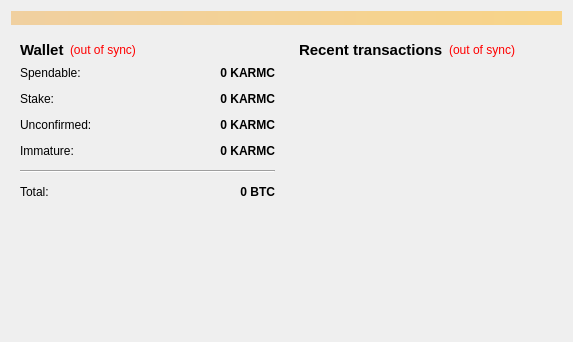
<?xml version="1.0" encoding="UTF-8"?>
<ui version="4.0">
 <class>OverviewPage</class>
 <widget class="QWidget" name="OverviewPage">
  <property name="geometry">
   <rect>
    <x>0</x>
    <y>0</y>
    <width>573</width>
    <height>342</height>
   </rect>
  </property>
  <property name="windowTitle">
   <string>Form</string>
  </property>
  <layout class="QVBoxLayout" name="topLayout">
   <item>
    <widget class="QLabel" name="labelAlerts">
     <property name="visible">
      <bool>false</bool>
     </property>
     <property name="styleSheet">
      <string notr="true">background-color: qlineargradient(x1: 0, y1: 0, x2: 1, y2: 0, stop:0 #F0D0A0, stop:1 #F8D488);  color:#000000
</string>
     </property>
     <property name="wordWrap">
      <bool>true</bool>
     </property>
     <property name="margin">
      <number>3</number>
     </property>
    </widget>
   </item>
   <item>
    <layout class="QHBoxLayout" name="horizontalLayout" stretch="1,1">
     <item>
      <layout class="QVBoxLayout" name="verticalLayout_2">
       <item>
        <widget class="QWidget" name="widget" native="true">
         <layout class="QVBoxLayout" name="verticalLayout_4">
          <item>
           <layout class="QHBoxLayout" name="horizontalLayout_4">
            <item>
             <widget class="QLabel" name="label_5">
              <property name="font">
               <font>
                <pointsize>11</pointsize>
                <weight>75</weight>
                <bold>true</bold>
               </font>
              </property>
              <property name="text">
               <string>Wallet</string>
              </property>
             </widget>
            </item>
            <item>
             <widget class="QLabel" name="labelWalletStatus">
              <property name="toolTip">
               <string>The displayed information may be out of date. Your wallet automatically synchronizes with the KarmaClassic network after a connection is established, but this process has not completed yet.</string>
              </property>
              <property name="styleSheet">
               <string notr="true">QLabel { color: red; }</string>
              </property>
              <property name="text">
               <string notr="true">(out of sync)</string>
              </property>
              <property name="alignment">
               <set>Qt::AlignLeading|Qt::AlignLeft|Qt::AlignVCenter</set>
              </property>
             </widget>
            </item>
            <item>
             <spacer name="horizontalSpacer_2">
              <property name="orientation">
               <enum>Qt::Horizontal</enum>
              </property>
              <property name="sizeHint" stdset="0">
               <size>
                <width>40</width>
                <height>20</height>
               </size>
              </property>
             </spacer>
            </item>
           </layout>
          </item>
          <item>
           <layout class="QFormLayout" name="formLayout_2">
            <property name="fieldGrowthPolicy">
             <enum>QFormLayout::AllNonFixedFieldsGrow</enum>
            </property>
            <property name="horizontalSpacing">
             <number>12</number>
            </property>
            <property name="verticalSpacing">
             <number>12</number>
            </property>
            <item row="0" column="0">
             <widget class="QLabel" name="label">
              <property name="text">
               <string>Spendable:</string>
              </property>
             </widget>
            </item>
            <item row="0" column="1">
             <widget class="QLabel" name="labelBalance">
              <property name="font">
               <font>
                <weight>75</weight>
                <bold>true</bold>
               </font>
              </property>
              <property name="cursor">
               <cursorShape>IBeamCursor</cursorShape>
              </property>
              <property name="toolTip">
               <string>Your current spendable balance</string>
              </property>
              <property name="text">
               <string notr="true">0 KARMC</string>
              </property>
              <property name="alignment">
               <set>Qt::AlignRight|Qt::AlignTrailing|Qt::AlignVCenter</set>
              </property>
              <property name="textInteractionFlags">
               <set>Qt::LinksAccessibleByMouse|Qt::TextSelectableByKeyboard|Qt::TextSelectableByMouse</set>
              </property>
             </widget>
            </item>
            <item row="1" column="0">
             <widget class="QLabel" name="label_6">
              <property name="text">
               <string>Stake:</string>
              </property>
             </widget>
            </item>
            <item row="1" column="1">
             <widget class="QLabel" name="labelStake">
              <property name="font">
               <font>
                <weight>75</weight>
                <bold>true</bold>
               </font>
              </property>
              <property name="cursor">
               <cursorShape>IBeamCursor</cursorShape>
              </property>
              <property name="toolTip">
               <string>Total of coins that was staked, and do not yet count toward the current balance</string>
              </property>
              <property name="text">
               <string notr="true">0 KARMC</string>
              </property>
              <property name="alignment">
               <set>Qt::AlignRight|Qt::AlignTrailing|Qt::AlignVCenter</set>
              </property>
              <property name="textInteractionFlags">
               <set>Qt::LinksAccessibleByMouse|Qt::TextSelectableByKeyboard|Qt::TextSelectableByMouse</set>
              </property>
             </widget>
            </item>
            <item row="2" column="0">
             <widget class="QLabel" name="label_3">
              <property name="text">
               <string>Unconfirmed:</string>
              </property>
             </widget>
            </item>
            <item row="2" column="1">
             <widget class="QLabel" name="labelUnconfirmed">
              <property name="font">
               <font>
                <weight>75</weight>
                <bold>true</bold>
               </font>
              </property>
              <property name="cursor">
               <cursorShape>IBeamCursor</cursorShape>
              </property>
              <property name="toolTip">
               <string>Total of transactions that have yet to be confirmed, and do not yet count toward the current balance</string>
              </property>
              <property name="text">
               <string notr="true">0 KARMC</string>
              </property>
              <property name="alignment">
               <set>Qt::AlignRight|Qt::AlignTrailing|Qt::AlignVCenter</set>
              </property>
              <property name="textInteractionFlags">
               <set>Qt::LinksAccessibleByMouse|Qt::TextSelectableByKeyboard|Qt::TextSelectableByMouse</set>
              </property>
             </widget>
            </item>
            <item row="3" column="0">
             <widget class="QLabel" name="labelImmatureText">
              <property name="text">
               <string>Immature:</string>
              </property>
             </widget>
            </item>
            <item row="3" column="1">
             <widget class="QLabel" name="labelImmature">
              <property name="font">
               <font>
                <weight>75</weight>
                <bold>true</bold>
               </font>
              </property>
              <property name="toolTip">
               <string>Mined balance that has not yet matured</string>
              </property>
              <property name="text">
               <string notr="true">0 KARMC</string>
              </property>
              <property name="alignment">
               <set>Qt::AlignRight|Qt::AlignTrailing|Qt::AlignVCenter</set>
              </property>
              <property name="textInteractionFlags">
               <set>Qt::LinksAccessibleByMouse|Qt::TextSelectableByKeyboard|Qt::TextSelectableByMouse</set>
              </property>
             </widget>
            </item>
            <item row="4" column="0" colspan="2">
             <widget class="Line" name="line">
              <property name="orientation">
               <enum>Qt::Horizontal</enum>
              </property>
             </widget>
            </item>
            <item row="5" column="0">
             <widget class="QLabel" name="labelTotalText">
              <property name="text">
               <string>Total:</string>
              </property>
             </widget>
            </item>
            <item row="5" column="1">
             <widget class="QLabel" name="labelTotal">
              <property name="font">
               <font>
                <weight>75</weight>
                <bold>true</bold>
               </font>
              </property>
              <property name="cursor">
               <cursorShape>IBeamCursor</cursorShape>
              </property>
              <property name="toolTip">
               <string>Your current total balance</string>
              </property>
              <property name="text">
               <string notr="true">0 BTC</string>
              </property>
              <property name="alignment">
               <set>Qt::AlignRight|Qt::AlignTrailing|Qt::AlignVCenter</set>
              </property>
              <property name="textInteractionFlags">
               <set>Qt::LinksAccessibleByMouse|Qt::TextSelectableByKeyboard|Qt::TextSelectableByMouse</set>
              </property>
             </widget>
            </item>
           </layout>
          </item>
         </layout>
        </widget>
       </item>
       <item>
        <spacer name="verticalSpacer">
         <property name="orientation">
          <enum>Qt::Vertical</enum>
         </property>
         <property name="sizeHint" stdset="0">
          <size>
           <width>20</width>
           <height>40</height>
          </size>
         </property>
        </spacer>
       </item>
      </layout>
     </item>
     <item>
      <layout class="QVBoxLayout" name="verticalLayout_3">
       <item>
        <widget class="QWidget" name="widget_2" native="true">
         <layout class="QVBoxLayout" name="verticalLayout">
          <item>
           <layout class="QHBoxLayout" name="horizontalLayout_2">
            <item>
             <widget class="QLabel" name="label_4">
              <property name="font">
               <font>
                <pointsize>11</pointsize>
                <weight>75</weight>
                <bold>true</bold>
               </font>
              </property>
              <property name="text">
               <string>&lt;b&gt;Recent transactions&lt;/b&gt;</string>
              </property>
             </widget>
            </item>
            <item>
             <widget class="QLabel" name="labelTransactionsStatus">
              <property name="toolTip">
               <string>The displayed information may be out of date. Your wallet automatically synchronizes with the KarmaClassic network after a connection is established, but this process has not completed yet.</string>
              </property>
              <property name="styleSheet">
               <string notr="true">QLabel { color: red; }</string>
              </property>
              <property name="text">
               <string notr="true">(out of sync)</string>
              </property>
              <property name="alignment">
               <set>Qt::AlignRight|Qt::AlignTrailing|Qt::AlignVCenter</set>
              </property>
             </widget>
            </item>
            <item>
             <spacer name="horizontalSpacer">
              <property name="orientation">
               <enum>Qt::Horizontal</enum>
              </property>
              <property name="sizeHint" stdset="0">
               <size>
                <width>40</width>
                <height>20</height>
               </size>
              </property>
             </spacer>
            </item>
           </layout>
          </item>
          <item>
           <widget class="QListView" name="listTransactions">
            <property name="styleSheet">
             <string notr="true">QListView { background: transparent; }</string>
            </property>
            <property name="frameShape">
             <enum>QFrame::NoFrame</enum>
            </property>
            <property name="verticalScrollBarPolicy">
             <enum>Qt::ScrollBarAlwaysOff</enum>
            </property>
            <property name="horizontalScrollBarPolicy">
             <enum>Qt::ScrollBarAlwaysOff</enum>
            </property>
            <property name="selectionMode">
             <enum>QAbstractItemView::NoSelection</enum>
            </property>
           </widget>
          </item>
         </layout>
        </widget>
       </item>
      </layout>
     </item>
    </layout>
   </item>
  </layout>
 </widget>
 <resources/>
 <connections/>
</ui>
